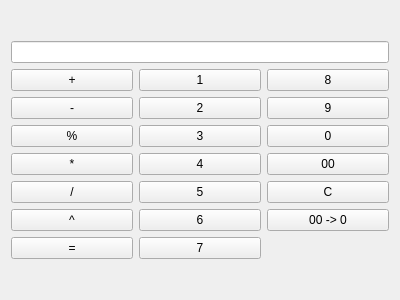
<?xml version="1.0" encoding="UTF-8"?>
<ui version="4.0">
 <class>Form</class>
 <widget class="QWidget" name="Form">
  <property name="geometry">
   <rect>
    <x>0</x>
    <y>0</y>
    <width>400</width>
    <height>300</height>
   </rect>
  </property>
  <property name="windowTitle">
   <string>Form</string>
  </property>
  <layout class="QVBoxLayout" name="verticalLayout_2">
   <item>
    <layout class="QVBoxLayout" name="verticalLayout">
     <item>
      <widget class="QLineEdit" name="lineEdit"/>
     </item>
     <item>
      <layout class="QGridLayout" name="gridLayout">
       <item row="2" column="1">
        <widget class="QPushButton" name="threeButton">
         <property name="text">
          <string>3</string>
         </property>
        </widget>
       </item>
       <item row="1" column="0">
        <widget class="QPushButton" name="minusButton">
         <property name="text">
          <string>-</string>
         </property>
        </widget>
       </item>
       <item row="4" column="0">
        <widget class="QPushButton" name="delenButton">
         <property name="text">
          <string>/</string>
         </property>
        </widget>
       </item>
       <item row="3" column="0">
        <widget class="QPushButton" name="umnButton">
         <property name="text">
          <string>*</string>
         </property>
        </widget>
       </item>
       <item row="2" column="0">
        <widget class="QPushButton" name="procentButton">
         <property name="text">
          <string>%</string>
         </property>
        </widget>
       </item>
       <item row="0" column="0">
        <widget class="QPushButton" name="plusButton">
         <property name="text">
          <string>+</string>
         </property>
        </widget>
       </item>
       <item row="1" column="1">
        <widget class="QPushButton" name="twoButton">
         <property name="text">
          <string>2</string>
         </property>
        </widget>
       </item>
       <item row="5" column="0">
        <widget class="QPushButton" name="stepButton">
         <property name="text">
          <string>^</string>
         </property>
        </widget>
       </item>
       <item row="6" column="0">
        <widget class="QPushButton" name="ravnoButton">
         <property name="text">
          <string>=</string>
         </property>
        </widget>
       </item>
       <item row="0" column="1">
        <widget class="QPushButton" name="oneButton">
         <property name="text">
          <string>1</string>
         </property>
        </widget>
       </item>
       <item row="0" column="2">
        <widget class="QPushButton" name="eightButton">
         <property name="text">
          <string>8</string>
         </property>
        </widget>
       </item>
       <item row="3" column="1">
        <widget class="QPushButton" name="fourButton">
         <property name="text">
          <string>4</string>
         </property>
        </widget>
       </item>
       <item row="4" column="1">
        <widget class="QPushButton" name="fiveButton">
         <property name="text">
          <string>5</string>
         </property>
        </widget>
       </item>
       <item row="5" column="1">
        <widget class="QPushButton" name="sixButton">
         <property name="text">
          <string>6</string>
         </property>
        </widget>
       </item>
       <item row="6" column="1">
        <widget class="QPushButton" name="sevenButton">
         <property name="text">
          <string>7</string>
         </property>
        </widget>
       </item>
       <item row="1" column="2">
        <widget class="QPushButton" name="nineButton">
         <property name="text">
          <string>9</string>
         </property>
        </widget>
       </item>
       <item row="2" column="2">
        <widget class="QPushButton" name="zeroButton">
         <property name="text">
          <string>0</string>
         </property>
        </widget>
       </item>
       <item row="3" column="2">
        <widget class="QPushButton" name="zzButton">
         <property name="text">
          <string>00</string>
         </property>
        </widget>
       </item>
       <item row="4" column="2">
        <widget class="QPushButton" name="clearButton">
         <property name="text">
          <string>C</string>
         </property>
        </widget>
       </item>
       <item row="5" column="2">
        <widget class="QPushButton" name="deleteButton">
         <property name="text">
          <string>00 -&gt; 0</string>
         </property>
        </widget>
       </item>
      </layout>
     </item>
    </layout>
   </item>
  </layout>
 </widget>
 <resources/>
 <connections/>
</ui>
